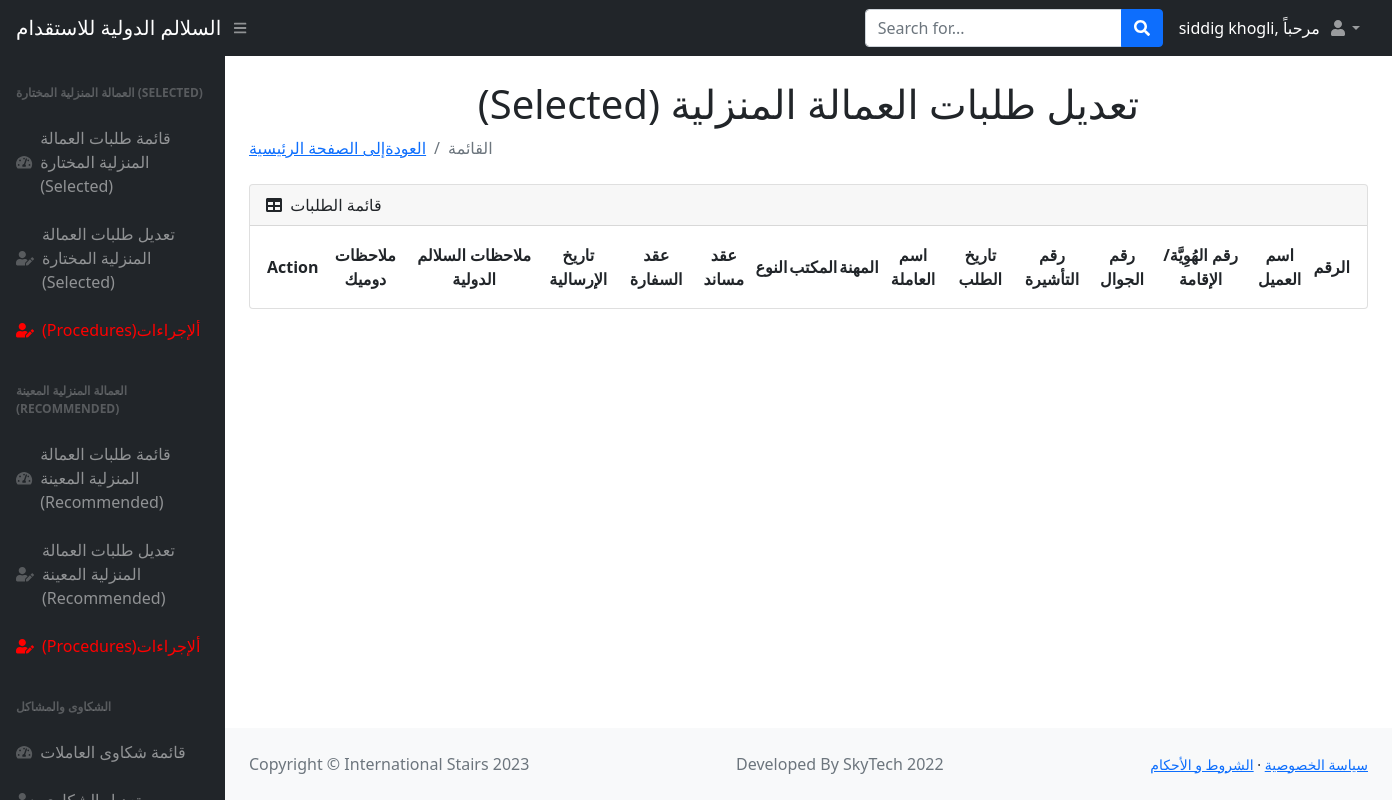
The page /list (signed in) on the database as committed earlier.
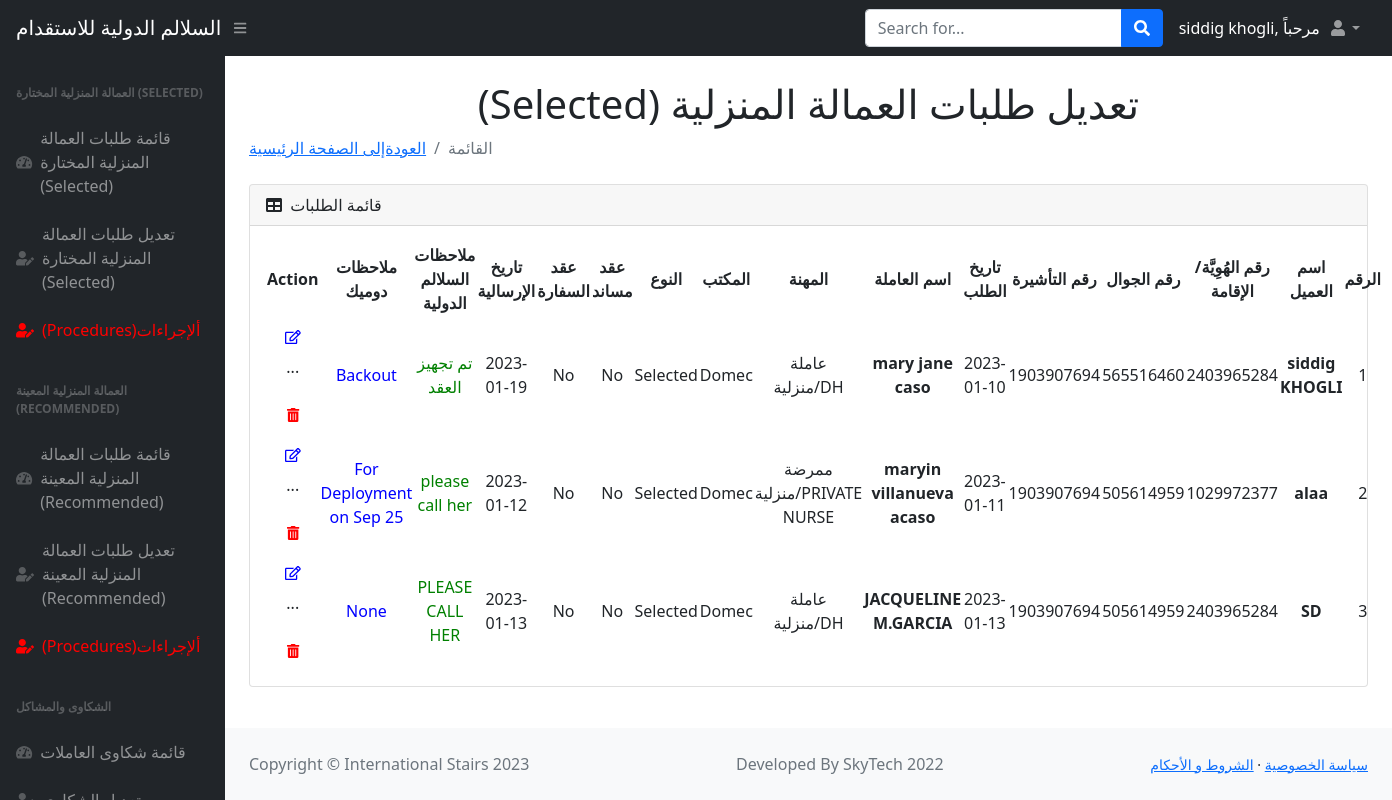
The same page on the database as committed later.
### main.py (models this page shows)
class Users(db.Model):
    __tablename__ = "users"
    id = db.Column(db.Integer, primary_key=True)
    name = db.Column(db.String(250), nullable=False)
    nid_or_iqama = db.Column(db.BIGINT, nullable=False)
    contact_No = db.Column(db.BIGINT, nullable=False)
    visa = db.Column(db.BIGINT, nullable=False)
    request_date = db.Column(db.Date, nullable=False)
    worker_name = db.Column(db.String(250), nullable=False)
    type = db.Column(db.String(250), nullable=False)
    agency = db.Column(db.String(250), nullable=False)
    selected_or_recommended = db.Column(db.String(250), nullable=False)
    musaned = db.Column(db.String(250), nullable=False)
    embassy_contract = db.Column(db.String(250), nullable=False)
    shipment_date = db.Column(db.Date, nullable=False)
    medical = db.Column(db.String(500), nullable=True)
    mmr_vaccine = db.Column(db.String(500), nullable=True)
    owwa = db.Column(db.String(500), nullable=True)
    tesda = db.Column(db.String(500), nullable=True)
    biometric = db.Column(db.String(500), nullable=True)
    stamping = db.Column(db.String(500), nullable=True)
    oec = db.Column(db.String(500), nullable=True)
    ticket = db.Column(db.String(500), nullable=True)
    deployment_date = db.Column(db.String(500), nullable=True)  # Salalim Remarks
    status = db.Column(db.String(1000), nullable=True)

### main.py (the view)
@app.route("/list")
def users_list():
    added_users = Users.query.all()
    return render_template("list.html", users=added_users, name=current_user.name)

### main.py (called while the page is built)
@login_manager.user_loader
def load_user(user_id):
    return User.query.get(int(user_id))

### templates/list.html (shortened to what the changed rows need)
<!DOCTYPE html>
<html lang="en">
    <head>
        <link href="https://cdn.jsdelivr.net/npm/simple-datatables@latest/dist/style.css" rel="stylesheet" />
        <link href="static/css/styles.css" rel="stylesheet" />
    </head>
    <body class="sb-nav-fixed">
            <div id="layoutSidenav">
            <div id="layoutSidenav_content">
                <main>
                    <div class="container-fluid px-4">
                        <h1 class="mt-4" style="text-align:center">(Selected) تعديل طلبات العمالة المنزلية </h1>
                        <div class="card mb-4">
                            <div class="card-body">
                                <table id="datatablesSimple">
                                    <thead>
                                        <tr>
                                            <th style="text-align:center;">Action</th>
                                            <th style="text-align:center;">ملاحظات دوميك </th>
                                            <th style="text-align:center;">ملاحظات السلالم الدولية</th>
                                            <th style="text-align:center;">تاريخ الإرسالية</th>
                                             <th style="text-align:center;">عقد السفارة</th>
                                             <th style="text-align:center;">عقد مساند</th>
                                            <th style="text-align:center;">النوع</th>
                                            <th style="text-align:center;">المكتب</th>
                                            <th style="text-align:center;">المهنة</th>
                                            <th style="text-align:center;">اسم العاملة</th>
                                            <th style="text-align:center;">تاريخ الطلب </th>
                                            <th style="text-align:center;">رقم التأشيرة</th>
                                            <th style="text-align:center;">رقم الجوال</th>
                                            <th style="text-align:center;">رقم الهُوِيَّة/الإقامة</th>
                                             <th style="text-align:center;">اسم العميل</th>
                                            <th style="text-align:center;">الرقم</th>
                                        </tr>
                                    </thead>
                                    <tbody>
                                    {% for user in users %}
                                        <tr>
                                            <td style="text-align:center;"> <a href="{{url_for('edit',id=user.id)}}" class="btn" style="color:blue"> <i class="far fa-edit fa-sm" ></i></a>
                                                <br> <p>...</p>
                                                <a href="{{url_for('delete',id=user.id)}}" class="btn" style="color:red" > <i class="fas fa-trash-alt fa-sm"></i></a>
                                             <td style="text-align:center;color:blue;">{{user.status}}</td>
                                            <td style="text-align:center;color:green;">{{user.deployment_date}}</td>
                                            <td style="text-align:center;">{{user.shipment_date}}</td>
                                            <td style="text-align:center;">{{user.embassy_contract}}</td>
                                            <td style="text-align:center;">{{user.musaned}}  </td>
                                            <td style="text-align:center;">{{user.selected_or_recommended}}</td>
                                            <td style="text-align:center;">{{user.agency}}</td>
                                            <td style="text-align:center;">{{user.type}}</td>
                                             <td style="text-align:center;"><b>{{user.worker_name}}</b></td>
                                             <td style="text-align:center;">{{user.request_date}}</td>
                                             <td style="text-align:center;">{{user.visa}}</td>
                                             <td style="text-align:center;">{{user.contact_No}}</td>
                                            <td style="text-align:center;">{{user.nid_or_iqama}}</td>
                                             <td style="text-align:center;"><b>{{user.name}}</b></td>
                                            <td style="text-align:center;">{{user.id}}</td>
                                        </tr>
                                {%endfor%}
                                    </tbody>
                                </table>
                            </div>
                        </div>
                    </div>
                </main>
            </div>
        </div>
    </body>
</html>

Rows that differ between the two databases and show on the page:
added Users: status "Backout", deployment_date "تم تجهيز العقد", shipment_date "2023-01-19", embassy_contract "No", musaned "No", selected_or_recommended "Selected", agency "Domec", type "عاملة منزلية/DH", worker_name "mary jane caso", request_date "2023-01-10", visa "1903907694", contact_No "565516460", nid_or_iqama "2403965284", name "siddig KHOGLI", id "1"
added Users: status "For Deployment on Sep 25", deployment_date "please call her", shipment_date "2023-01-12", embassy_contract "No", musaned "No", selected_or_recommended "Selected", agency "Domec", type "ممرضة منزلية/PRIVATE NURSE", worker_name "maryin villanueva acaso", request_date "2023-01-11", visa "1903907694", contact_No "505614959", nid_or_iqama "1029972377", name "alaa", id "2"
added Users: status "None", deployment_date "PLEASE CALL HER", shipment_date "2023-01-13", embassy_contract "No", musaned "No", selected_or_recommended "Selected", agency "Domec", type "عاملة منزلية/DH", worker_name "JACQUELINE M.GARCIA", request_date "2023-01-13", visa "1903907694", contact_No "505614959", nid_or_iqama "2403965284", name "SD", id "3"
